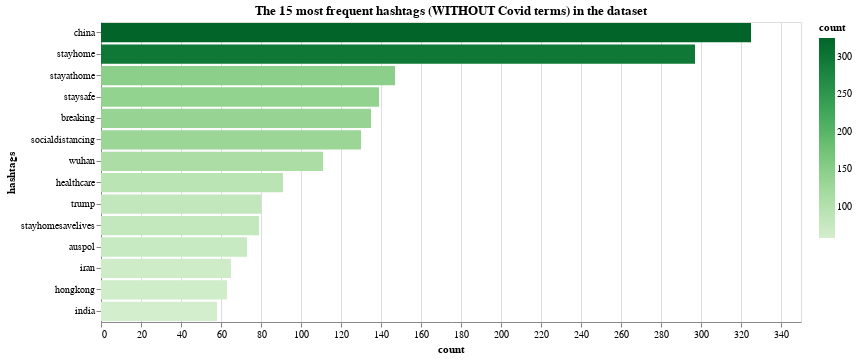

Source (notebook cell):
### Markdown cell above
We have calculated the frequency distribution, always displayed in the form of a bar chart showing the 15 most frequent hashtags (without Covid words) within the dataset:

### Code cell
out_hashtag = dict(nltk.FreqDist(cmt_list))
#fdist_sorted_hashtag = dict(sorted(fdist_hashtag.items(), key=lambda item: item[1], reverse=True))
#out_hashtag = dict(itertools.islice(fdist_sorted_hashtag.items(), 15))

df_hashtag = pd.DataFrame.from_dict(out_hashtag, orient='index').reset_index()
df_hashtag = df_hashtag.rename(columns={'index':'hashtags', 0:'count'})
#alt.renderers.enable('altair_viewer',inline=True)

c = alt.Chart(
    df_hashtag
).mark_bar().encode(
    x=alt.X('count:Q'),
    y=alt.Y('hashtags:N',sort='-x'),
    color=alt.Color('count:Q',scale=alt.Scale(scheme="greens"))
).transform_window(
    rank='rank(count)',
    sort=[alt.SortField('count', order='descending')]
).transform_filter(
    (alt.datum.rank < 15)
).properties(width=700, height=300, title = "The 15 most frequent hashtags (WITHOUT Covid terms) in the dataset")

c

### Figure 1 — Vega-Lite specification as saved in the notebook (floating-point values rounded to 4 significant figures; data arrays with more than 128 entries replaced by an {"elided": "..."} marker saying what was removed)
{"config": {"view": {"continuousWidth": 400, "continuousHeight": 300}}, "data": {"name": "data-25ad61d7746f26c5e885c04461a3e8b6"}, "mark": "bar", "encoding": {"color": {"type": "quantitative", "field": "count", "scale": {"scheme": "greens"}}, "x": {"type": "quantitative", "field": "count"}, "y": {"type": "nominal", "field": "hashtags", "sort": "-x"}}, "height": 300, "title": "The 15 most frequent hashtags (WITHOUT Covid terms) in the dataset", "transform": [{"window": [{"op": "rank", "field": "count", "as": "rank"}], "sort": [{"field": "count", "order": "descending"}]}, {"filter": "(datum.rank < 15)"}], "width": 700, "$schema": "https://vega.github.io/schema/vega-lite/v4.8.1.json", "datasets": {"data-25ad61d7746f26c5e885c04461a3e8b6": {"elided": "19441 records"}}}
